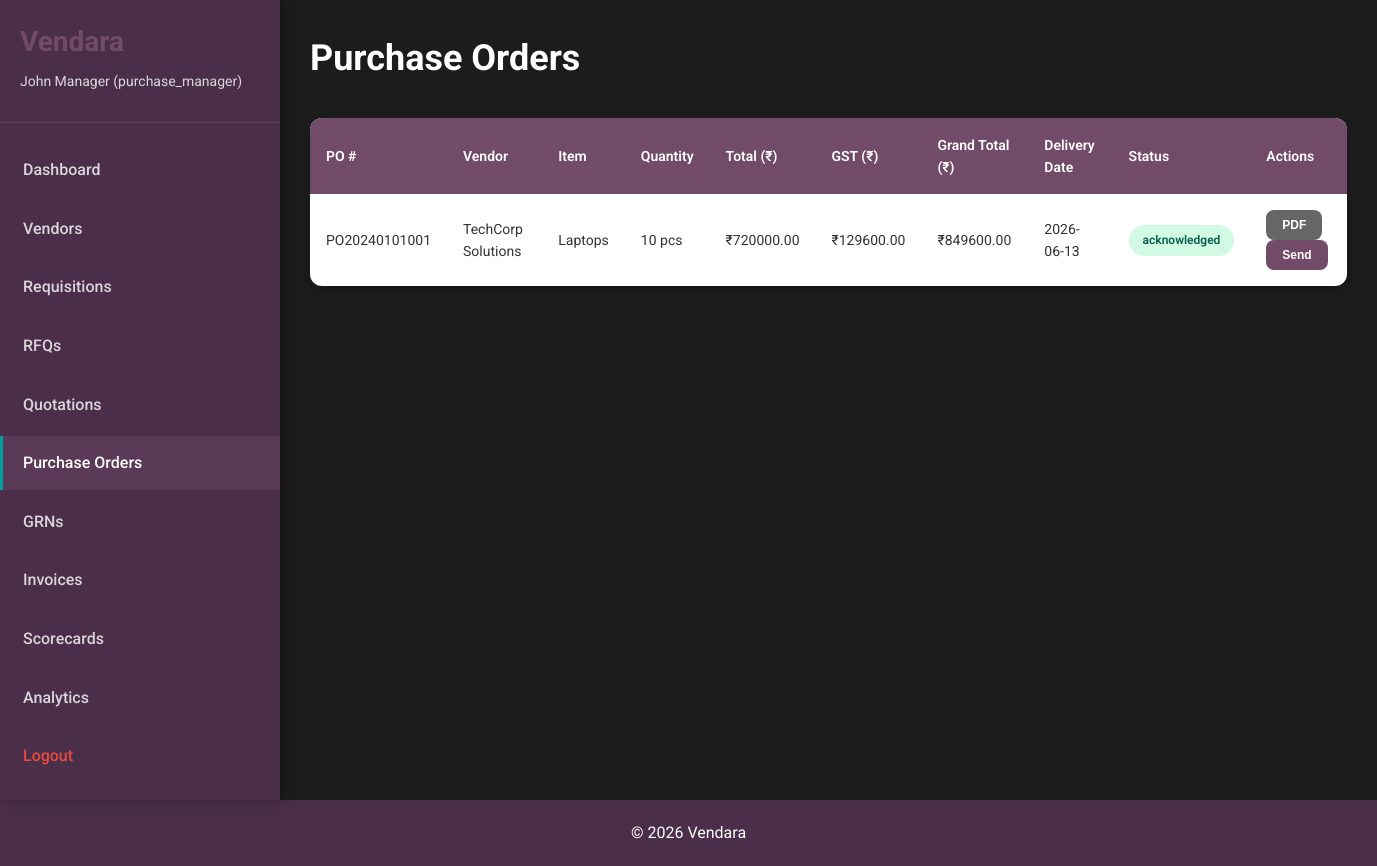
/pos (signed in), run on the app's committed database.
### app.py (models this page shows)
class PurchaseOrder(db.Model):
    __tablename__ = 'purchase_orders'
    id = db.Column(db.Integer, primary_key=True)
    po_number = db.Column(db.String(50), unique=True, nullable=False)
    quotation_id = db.Column(db.Integer, db.ForeignKey('quotations.id'), nullable=False)
    vendor_id = db.Column(db.Integer, db.ForeignKey('vendors.id'), nullable=False)
    item_name = db.Column(db.String(200), nullable=False)
    quantity = db.Column(db.Integer, nullable=False)
    unit = db.Column(db.String(20), nullable=False)
    unit_price = db.Column(db.Float, nullable=False)
    total_amount = db.Column(db.Float, nullable=False)
    gst_amount = db.Column(db.Float, nullable=False)
    grand_total = db.Column(db.Float, nullable=False)
    delivery_date = db.Column(db.Date, nullable=False)
    payment_terms = db.Column(db.Text)
    status = db.Column(db.String(20), default='pending')
    created_by = db.Column(db.Integer, db.ForeignKey('users.id'), nullable=False)
    created_at = db.Column(db.DateTime, default=datetime.utcnow)
    quotation = db.relationship('Quotation', backref='purchase_orders')
    vendor = db.relationship('Vendor', backref='purchase_orders')
    creator = db.relationship('User', backref='created_pos')

class Vendor(db.Model):
    __tablename__ = 'vendors'
    id = db.Column(db.Integer, primary_key=True)
    vendor_id = db.Column(db.String(50), unique=True, nullable=False)
    company_name = db.Column(db.String(200), nullable=False)
    gst_number = db.Column(db.String(20), nullable=False)
    category = db.Column(db.String(100), nullable=False)
    contact_person = db.Column(db.String(100), nullable=False)
    email = db.Column(db.String(100), nullable=False)
    phone = db.Column(db.String(20), nullable=False)
    address = db.Column(db.Text)
    bank_name = db.Column(db.String(100))
    bank_account = db.Column(db.String(50))
    ifsc_code = db.Column(db.String(20))
    documents = db.Column(db.Text)
    status = db.Column(db.String(20), default='pending')
    approved_by = db.Column(db.Integer, db.ForeignKey('users.id'))
    approved_at = db.Column(db.DateTime)
    created_at = db.Column(db.DateTime, default=datetime.utcnow)
    approver = db.relationship('User', backref='approved_vendors')

### app.py (the view)
@app.route('/pos')
@login_required
def purchase_orders():
    pos = PurchaseOrder.query.order_by(PurchaseOrder.created_at.desc()).all()
    return render_template('pos.html', pos=pos, action='view')

### app.py (called while the page is built)
def is_logged_in():
    return 'user_id' in session

def login_required(f):
    from functools import wraps
    @wraps(f)
    def decorated_function(*args, **kwargs):
        if not is_logged_in():
            flash('Please login to access this page.', 'warning')
            return redirect(url_for('login'))
        return f(*args, **kwargs)
    return decorated_function

### templates/pos.html (shortened to what this page needs)
{% extends "base.html" %}
{% block content %}
<div class="dashboard-container">
    <aside class="sidebar">
        <div class="sidebar-header">
            <h2>Vendara</h2>
            <p>{{ session.user_name }} ({{ session.user_role }})</p>
        </div>
        <nav class="sidebar-nav">
            <ul>
                <li>
                    <a href="{{ url_for('dashboard') }}">Dashboard</a>
                </li>
                <li>
                    <a href="{{ url_for('vendors') }}">Vendors</a>
                </li>
                <li>
                    <a href="{{ url_for('requisitions') }}">Requisitions</a>
                </li>
                <li>
                    <a href="{{ url_for('rfqs') }}">RFQs</a>
                </li>
                <li>
                    <a href="{{ url_for('quotations') }}">Quotations</a>
                </li>
                <li class="active">
                    <a href="{{ url_for('purchase_orders') }}">Purchase Orders</a>
                </li>
                <li>
                    <a href="{{ url_for('grns') }}">GRNs</a>
                </li>
                <li>
                    <a href="{{ url_for('invoices') }}">Invoices</a>
                </li>
                <li>
                    <a href="{{ url_for('scorecards') }}">Scorecards</a>
                </li>
                <li>
                    <a href="{{ url_for('analytics') }}">Analytics</a>
                </li>
                <li>
                    <a href="{{ url_for('logout') }}" class="logout">Logout</a>
                </li>
            </ul>
        </nav>
    </aside>
    <main class="main-content">
        <div class="content-header">
            <h1>Purchase Orders</h1>
        </div>
        <div class="table-container">
            <table class="table">
                <thead>
                    <tr>
                        <th>PO #</th>
                        <th>Vendor</th>
                        <th>Item</th>
                        <th>Quantity</th>
                        <th>Total (₹)</th>
                        <th>GST (₹)</th>
                        <th>Grand Total (₹)</th>
                        <th>Delivery Date</th>
                        <th>Status</th>
                        <th>Actions</th>
                    </tr>
                </thead>
                <tbody>
                    {% if pos %}
                        {% for po in pos %}
                        <tr>
                            <td>{{ po.po_number }}</td>
                            <td>{{ po.vendor.company_name }}</td>
                            <td>{{ po.item_name }}</td>
                            <td>{{ po.quantity }} {{ po.unit }}</td>
                            <td>₹{{ "%.2f"|format(po.total_amount) }}</td>
                            <td>₹{{ "%.2f"|format(po.gst_amount) }}</td>
                            <td>₹{{ "%.2f"|format(po.grand_total) }}</td>
                            <td>{{ po.delivery_date.strftime('%Y-%m-%d') }}</td>
                            <td>
                                <span class="status status-{{ po.status }}">{{ po.status }}</span>
                            </td>
                            <td>
                                <button onclick="alert('Download PDF: {{ po.po_number }}')" class="btn btn-sm btn-secondary">PDF</button>
                                <button onclick="alert('Send to Vendor: {{ po.po_number }}')" class="btn btn-sm btn-primary">Send</button>
                            </td>
                        </tr>
                        {% endfor %}
                    {% else %}
                        <tr>
                            <td colspan="10" class="no-data">No purchase orders found</td>
                        </tr>
                    {% endif %}
                </tbody>
            </table>
        </div>
    </main>
</div>
{% endblock %}

### static/style.css (style rules this page uses)
* { margin: 0; padding: 0; box-sizing: border-box; }
body { font-family: 'Roboto', 'Segoe UI', Tahoma, Geneva, Verdana, sans-serif; background-color: #1C1C1C; color: #FFFFFF; line-height: 1.6; }
.dashboard-container { display: flex; min-height: 100vh; }
.sidebar { width: 280px; background: #4B2E4A; color: white; padding: 20px 0; position: fixed; height: 100vh; overflow-y: auto; box-shadow: 4px 0 12px rgba(0,0,0,0.3); }
.sidebar-header { padding: 0 20px 30px; border-bottom: 1px solid rgba(255,255,255,0.1); }
.sidebar-header h2 { font-size: 28px; margin-bottom: 5px; font-weight: 700; color: #714B67; }
.sidebar-header p { font-size: 14px; opacity: 0.8; }
.sidebar-nav ul { list-style: none; padding: 20px 0; }
.sidebar-nav ul li { margin-bottom: 5px; }
.sidebar-nav ul li a { display: block; padding: 14px 20px; color: rgba(255,255,255,0.8); text-decoration: none; transition: all 0.3s; border-left: 3px solid transparent; font-weight: 500; }
.sidebar-nav ul li.active a { background: rgba(113, 75, 103, 0.4); color: white; border-left-color: #00A09D; }
.sidebar-nav ul li a.logout { color: #E74C3C; }
.main-content { flex: 1; margin-left: 280px; padding: 30px; background: #1C1C1C; }
.content-header { display: flex; justify-content: space-between; align-items: center; margin-bottom: 30px; }
.content-header h1 { color: #FFFFFF; font-size: 36px; font-weight: 700; }
.btn { padding: 12px 24px; border: none; border-radius: 8px; font-size: 14px; font-weight: 600; cursor: pointer; text-decoration: none; display: inline-block; transition: all 0.3s; }
.btn-primary { background-color: #714B67; color: white; }
.btn-secondary { background-color: #666; color: white; }
.btn-sm { padding: 8px 16px; font-size: 12px; }
.table-container { background: #FFFFFF; border-radius: 12px; box-shadow: 0 4px 12px rgba(0,0,0,0.2); overflow-x: auto; }
.table { width: 100%; border-collapse: collapse; }
.table thead { background: #714B67; color: white; }
.table thead th { padding: 16px; text-align: left; font-weight: 600; font-size: 14px; }
.table tbody tr { border-bottom: 1px solid #E0E0E0; }
.table tbody td { padding: 16px; font-size: 14px; color: #333; }
.table tbody tr:last-child { border-bottom: none; }
.status { display: inline-block; padding: 6px 14px; border-radius: 20px; font-size: 12px; font-weight: 600; }
.status-acknowledged { background-color: #D1FAE5; color: #065F46; }

### data on the page
PurchaseOrder: po_number "PO20240101001", vendor.company_name "TechCorp Solutions", item_name "Laptops", quantity "10", unit "pcs", total_amount "720000.00", gst_amount "129600.00", grand_total "849600.00", delivery_date "2026-06-13", status "acknowledged"

### other printed values
{{ session.user_name }} "John Manager"
{{ session.user_role }} "purchase_manager"
